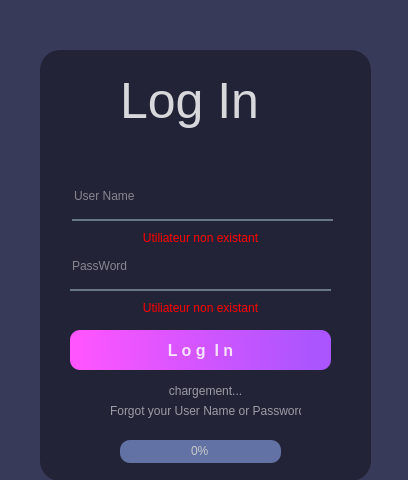
<?xml version="1.0" encoding="UTF-8"?>
<ui version="4.0">
 <class>Authentification</class>
 <widget class="QMainWindow" name="Authentification">
  <property name="geometry">
   <rect>
    <x>0</x>
    <y>0</y>
    <width>408</width>
    <height>480</height>
   </rect>
  </property>
  <property name="windowTitle">
   <string>MainWindow</string>
  </property>
  <widget class="QWidget" name="centralwidget">
   <property name="styleSheet">
    <string notr="true">background-color: rgb(56, 58, 89);</string>
   </property>
   <widget class="QLabel" name="label">
    <property name="geometry">
     <rect>
      <x>40</x>
      <y>50</y>
      <width>331</width>
      <height>431</height>
     </rect>
    </property>
    <property name="styleSheet">
     <string notr="true">border-radius: 20px;
background-color:rgba(0, 0, 0, 100);
color:rgba(255, 255, 255, 210);
</string>
    </property>
    <property name="text">
     <string/>
    </property>
   </widget>
   <widget class="QLabel" name="label_2">
    <property name="geometry">
     <rect>
      <x>120</x>
      <y>70</y>
      <width>151</width>
      <height>61</height>
     </rect>
    </property>
    <property name="styleSheet">
     <string notr="true">background-color: transparent;
font-size: 50px;
color:rgba(255, 255, 255, 210);</string>
    </property>
    <property name="text">
     <string>Log In</string>
    </property>
   </widget>
   <widget class="QLineEdit" name="lineEdit">
    <property name="geometry">
     <rect>
      <x>72</x>
      <y>180</y>
      <width>261</width>
      <height>41</height>
     </rect>
    </property>
    <property name="styleSheet">
     <string notr="true">background-color:rgba(0, 0, 0, 0);
border:none;
border-bottom:2px solid rgba(105, 118, 132, 255);
color:rgba(255, 255, 255, 230);
padding-bottom:7px;</string>
    </property>
    <property name="placeholderText">
     <string>User Name</string>
    </property>
   </widget>
   <widget class="QLineEdit" name="lineEdit_2">
    <property name="geometry">
     <rect>
      <x>70</x>
      <y>250</y>
      <width>261</width>
      <height>41</height>
     </rect>
    </property>
    <property name="styleSheet">
     <string notr="true">background-color:rgba(0, 0, 0, 0);
border:none;
border-bottom:2px solid rgba(105, 118, 132, 255);
color:rgba(255, 255, 255, 230);
padding-bottom:7px;</string>
    </property>
    <property name="placeholderText">
     <string>PassWord</string>
    </property>
   </widget>
   <widget class="QPushButton" name="connectBtn">
    <property name="geometry">
     <rect>
      <x>70</x>
      <y>330</y>
      <width>261</width>
      <height>40</height>
     </rect>
    </property>
    <property name="font">
     <font>
      <pointsize>12</pointsize>
      <weight>75</weight>
      <bold>true</bold>
     </font>
    </property>
    <property name="styleSheet">
     <string notr="true">background-color: qlineargradient(spread:pad, x1:0.0201005, y1:0.54, x2:0.974874, y2:0.534, stop:0 rgba(255, 85, 255, 255), stop:0.959799 rgba(170, 85, 255, 255));
color:rgba(255, 255, 255, 210);
border-color: none;
border-radius: 10px;</string>
    </property>
    <property name="text">
     <string>L o g  I n</string>
    </property>
   </widget>
   <widget class="QProgressBar" name="charge_formulaire">
    <property name="geometry">
     <rect>
      <x>120</x>
      <y>440</y>
      <width>161</width>
      <height>23</height>
     </rect>
    </property>
    <property name="styleSheet">
     <string notr="true">QProgressBar{
	
	background-color: rgb(98, 114, 164);
	color: rgb(200, 200, 200);
	border-style: none;
	border-radius: 10px;
	text-align: center;

}

QProgressBar::chunk{
	border-radius: 10px;
	background-color: qlineargradient(spread:pad, x1:0.0201005, y1:0.54, x2:0.974874, y2:0.534, stop:0 rgba(255, 85, 255, 255), stop:0.959799 rgba(170, 85, 255, 255));

}</string>
    </property>
    <property name="value">
     <number>0</number>
    </property>
   </widget>
   <widget class="QLabel" name="label_5">
    <property name="geometry">
     <rect>
      <x>110</x>
      <y>400</y>
      <width>191</width>
      <height>21</height>
     </rect>
    </property>
    <property name="styleSheet">
     <string notr="true">color:rgba(255, 255, 255, 140);
background-color: none;</string>
    </property>
    <property name="text">
     <string>Forgot your User Name or Password? </string>
    </property>
   </widget>
   <widget class="QLabel" name="usernameerror">
    <property name="geometry">
     <rect>
      <x>130</x>
      <y>230</y>
      <width>141</width>
      <height>16</height>
     </rect>
    </property>
    <property name="styleSheet">
     <string notr="true">background-color: none;
color: red;</string>
    </property>
    <property name="text">
     <string>Utiliateur non existant</string>
    </property>
    <property name="alignment">
     <set>Qt::AlignCenter</set>
    </property>
   </widget>
   <widget class="QLabel" name="passworderror">
    <property name="geometry">
     <rect>
      <x>130</x>
      <y>300</y>
      <width>141</width>
      <height>16</height>
     </rect>
    </property>
    <property name="styleSheet">
     <string notr="true">background-color: none;
color: red;</string>
    </property>
    <property name="text">
     <string>Utiliateur non existant</string>
    </property>
    <property name="alignment">
     <set>Qt::AlignCenter</set>
    </property>
   </widget>
   <widget class="QLabel" name="label_6">
    <property name="geometry">
     <rect>
      <x>110</x>
      <y>380</y>
      <width>191</width>
      <height>21</height>
     </rect>
    </property>
    <property name="styleSheet">
     <string notr="true">color:rgba(255, 255, 255, 140);
background-color: none;</string>
    </property>
    <property name="text">
     <string>chargement...</string>
    </property>
    <property name="alignment">
     <set>Qt::AlignCenter</set>
    </property>
   </widget>
  </widget>
 </widget>
 <resources/>
 <connections/>
</ui>
